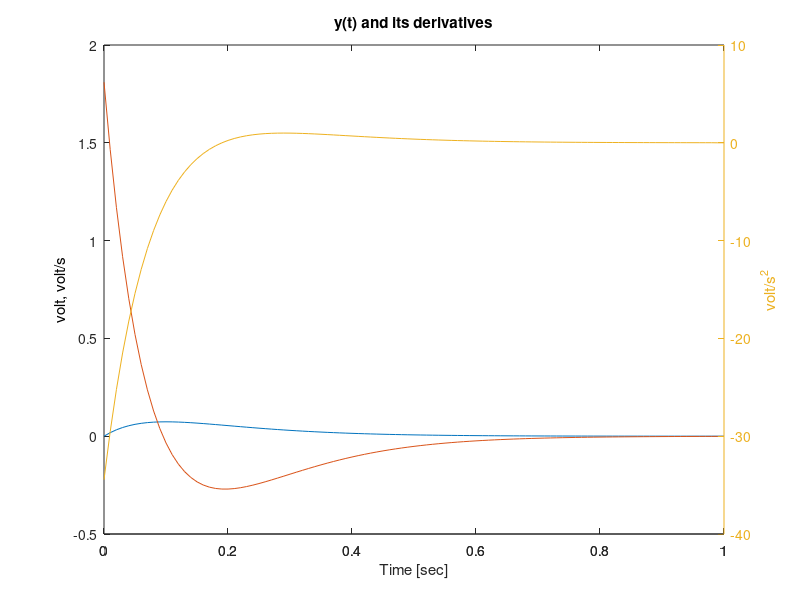

The MATLAB source for this figure:
clc;
clear all;
close all;

dt = 0.01;
t = 0:dt:1;
y = 2*t.*exp(-10*t);
dydt = diff(y)/dt;
dydt(end+1)=dydt(end); %add last value
d2ydt2 = diff(dydt)/dt;
d2ydt2(end+1)=d2ydt2(end); %add last value

[hx,h1,h2]=plotyy(t,[y;dydt],t,d2ydt2);
xlabel('Time [sec]')
set(get(hx(1),'ylabel'),'string','volt, volt/s')
set(get(hx(2),'ylabel'),'string','volt/s^2')
title('y(t) and its derivatives')